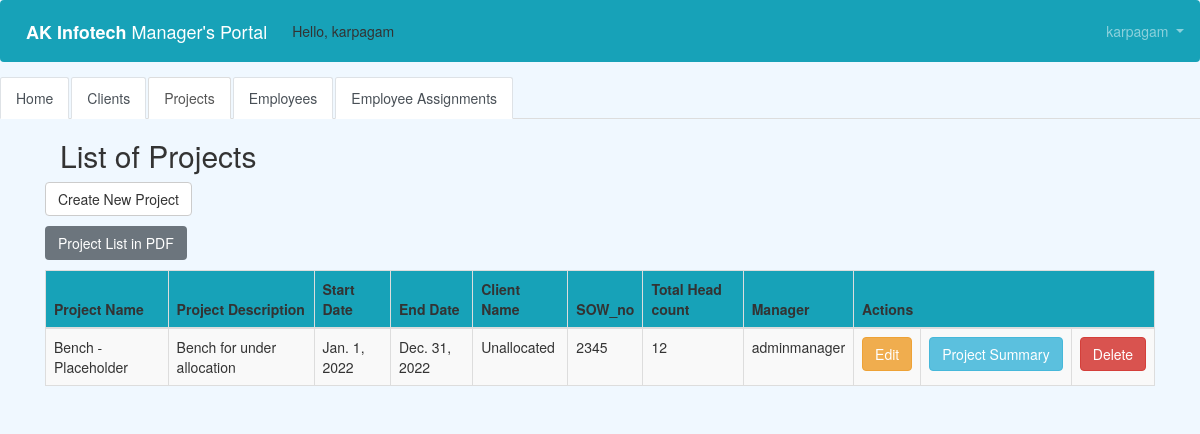
The page /manager/project_list/ (signed in) on the database its author committed.
### users/models.py (models this page shows)
class CustomUser(AbstractUser):
    department = models.CharField(max_length=50, default=' ', null=True, blank=True)
    cell_phone = models.CharField(max_length=50, default='(402)000-0000')
    date_of_joining = models.DateField(null=True, blank=True)
    employee_ID = models.CharField(max_length=50, default=' ', null=True, blank=True)
    office_location = models.CharField(max_length=50, default=' ', null=True, blank=True)
    designation = models.CharField(max_length=50, default=' ', null=True, blank=True)

### manager/models.py (models this page shows, shortened)
class Project(models.Model):
    project_name = models.CharField(max_length=50, blank=False, null=False, default=' ')
    project_description = models.CharField(max_length=50, blank=False, null=False, default=' ')
    start_date = models.DateField(null=True, blank=True)
    end_date = models.DateField(null=True, blank=True)
    client_name = models.ForeignKey(Client, related_name='client', max_length=50, blank=False, null=False, default=' ',
                                    on_delete=models.CASCADE)
    SOW_no = models.CharField(max_length=50, blank=False, null=False, default=' ')
    total_headcount = models.IntegerField(blank=False, null=False, default=' ')
    manager = models.ForeignKey(get_user_model(), on_delete=models.CASCADE)

class Client(models.Model):
    client_name = models.CharField(max_length=50, blank=False, null=False, default=' ')
    POC_client = models.CharField(max_length=50, blank=False, null=False, default=' ')
    POC_manager = models.ForeignKey(get_user_model(), on_delete=models.CASCADE)
    def __str__(self):
        return self.client_name

### manager/views.py (the view)
# urls.py: path('project_list/', views.project_list, name='project_list'),
@login_required
def project_list(request):
    project = Project.objects.all()
    return render(request, 'project_list.html',
                  {'projects': project})

### templates/project_list.html (shortened to what this page needs)
{% extends 'base.html' %}
{% block content %}
 <html>
    <head>
        <link rel="stylesheet" href="https://maxcdn.bootstrapcdn.com/bootstrap/3.3.4/css/bootstrap.min.css">
    </head>
    <body>
        <div class="container">
        <p>
        <h2>List of Projects</h2>
        </p>
    </div>
    <p>
    <a href="{% url 'project_new' %}" class="btn btn-default">Create New Project</a>
    </p>
    <p>
    <a href="{% url 'admin_projectlist_pdf' %}" class="btn btn-secondary">Project List in PDF</a>
</p>
    <div>
        <table class="table table-striped table-bordered table-hover">
            <thead>
            <tr class="bg-info">
                <th>Project Name</th>
                <th>Project Description</th>
                <th>Start Date</th>
                <th>End Date</th>
                <th>Client Name</th>
                <th>SOW_no</th>
                <th>Total Head count</th>
                <th>Manager</th>
                <th colspan="3">Actions</th>
            </tr>
            </thead>
            <tbody>
            {% for project in projects %}
                <tr>
                    <td>{{ project.project_name }}</td>
                    <td>{{ project.project_description }}</td>
                    <td>{{ project.start_date }}</td>
                    <td>{{ project.end_date }}</td>
                    <td>{{ project.client_name }}</td>
                    <td>{{ project.SOW_no }}</td>
                    <td>{{ project.total_headcount }}</td>
                    <td>{{ project.manager }}</td>
                    <td><a href="{% url 'project_edit' pk=project.pk %}" class="btn btn-warning">Edit</a>
                    <td><a href="{% url 'project_summary' pk=project.pk %}" class="btn btn-info">Project Summary</a>
                    <td><a href="{% url 'project_delete' pk=project.pk %}"
                        onclick="return confirm('Deleting the project? Your employee assignments will also be deleted. Are you sure you want to delete?')"
                        class="btn btn-danger">Delete</a>
                    </td>
                </tr>
            {% endfor %}
            </tbody>
        </table>
    </div>
        </body>
    </html>
{% endblock content %}

### templates/base.html (shortened to what this page needs)
<!doctype html>
<html lang="en">
  <head>
    <link rel="stylesheet" href="https://stackpath.bootstrapcdn.com/bootstrap/4.1.3/css/bootstrap.min.css">
  </head>
  <body>
 <nav class="navbar navbar-expand-md navbar-dark bg-info mb-4">
      <a class="navbar-brand" href="{% url 'home' %}"> <b> AK Infotech </b>Manager's Portal </a>
     {% if user.is_authenticated %}
        <ul class="navbar-nav">
          Hello, {{ user.username }}
        </ul>
      {% endif %}
      <div class="collapse navbar-collapse" id="navbarCollapse">
        {% if user.is_authenticated %}
          <ul class="navbar-nav navbar-right">
            <li class="nav-item">
              <a class="nav-link dropdown-toggle" href="#" id="userMenu"\
              data-toggle="dropdown" aria-haspopup="true" aria-expanded\
              ="false">
                {{ user.username }}
              </a>
            </li>
          </ul>
        {% endif %}
              </nav>
<div>
     <ul class="nav nav-tabs">
         <li class="nav-item">
    <a class="nav-link active" href="{%  url 'home' %}">Home</a>
  </li>
  <li class="nav-item">
    <a class="nav-link active" href="{%  url 'client_list' %}">Clients</a>
  </li>
  <li class="nav-item active">
    <a class="nav-link" href="{%  url 'project_list' %}">Projects</a>
  </li>
  <li class="nav-item">
    <a class="nav-link active" href="{%  url 'employee_list' %}">Employees</a>
  </li>
         <li class="nav-item">
    <a class="nav-link active" href="{%  url 'assignment_list' %}">Employee Assignments</a>
  </li>
</ul>
 </div>
<div class="container">
      {% block content %}
      {% endblock content %}
    </div>
  </body>
</html>

### templates/project_list.html (style rules this page uses)
body { background-color: aliceblue; }

### rows shown on the page
CustomUser: username "karpagam"
Project: project_name "Bench - Placeholder", project_description "Bench for under allocation", start_date "Jan. 1, 2022", end_date "Dec. 31, 2022", client_name "Unallocated", SOW_no "2345", total_headcount "12", manager "adminmanager"
